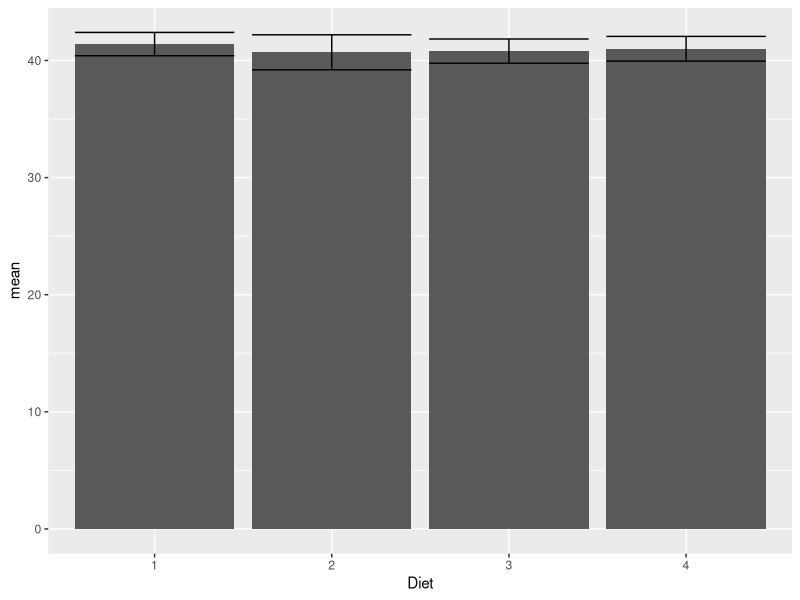
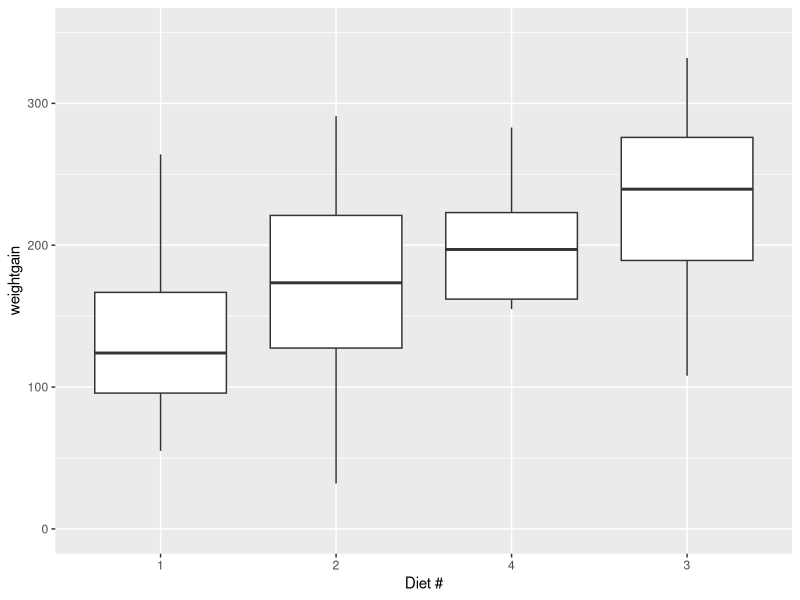
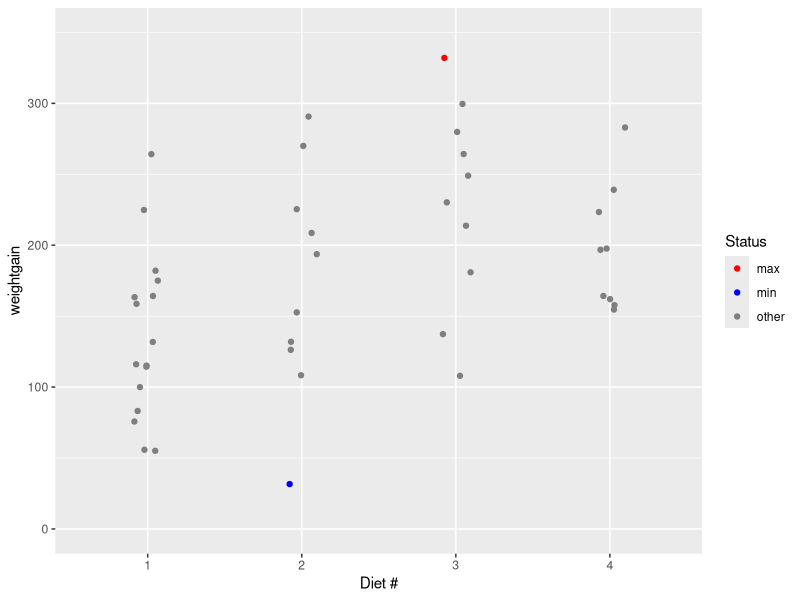
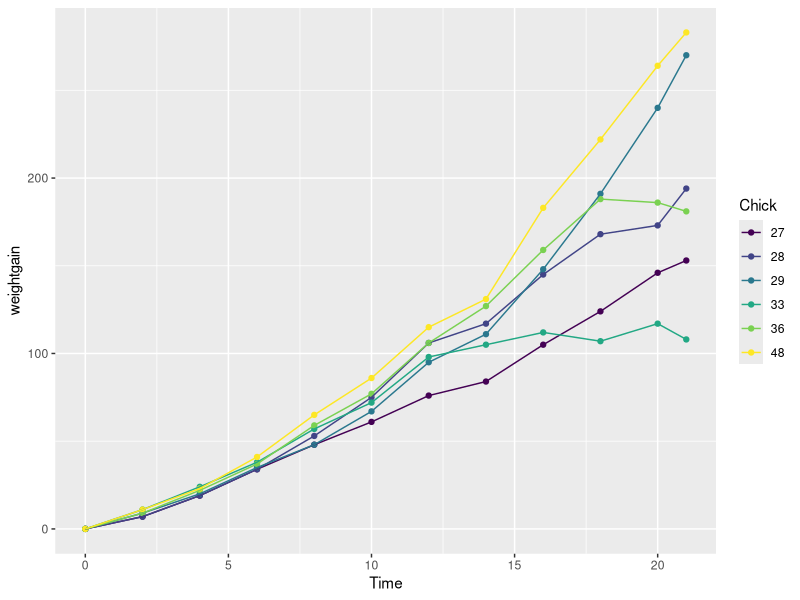
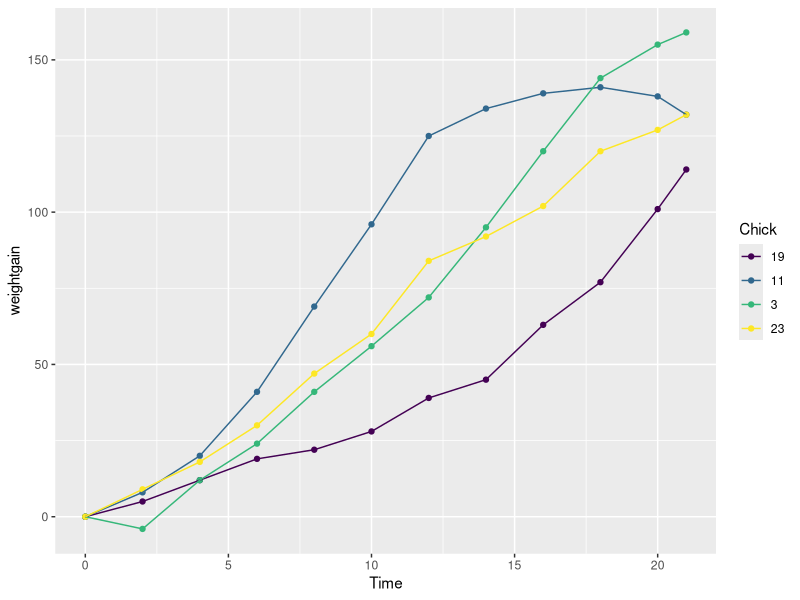
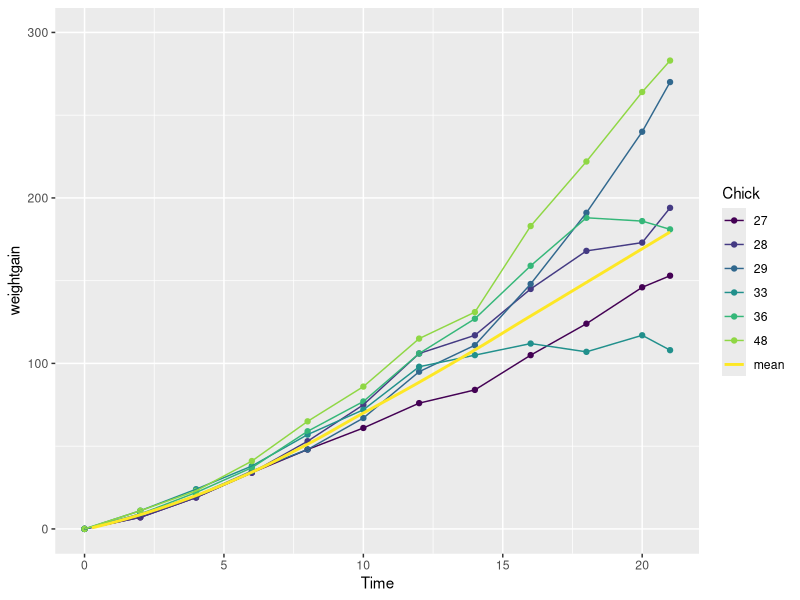
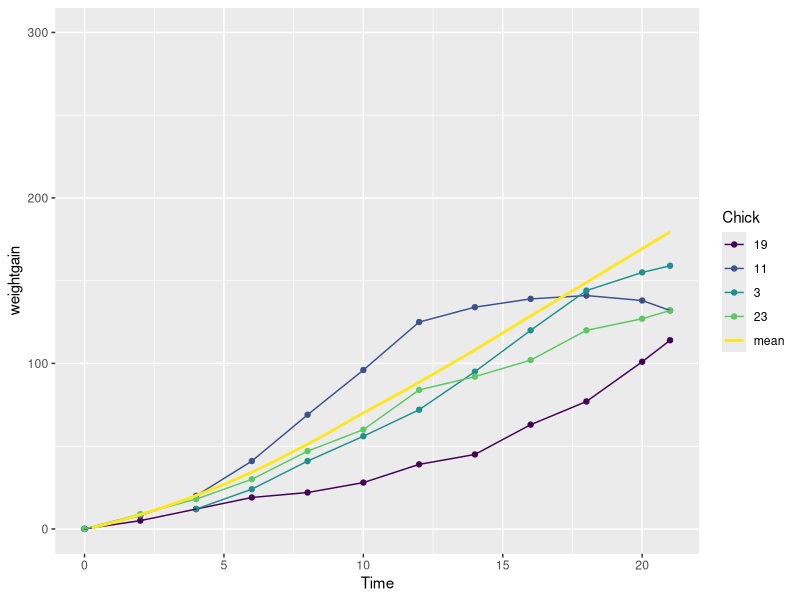
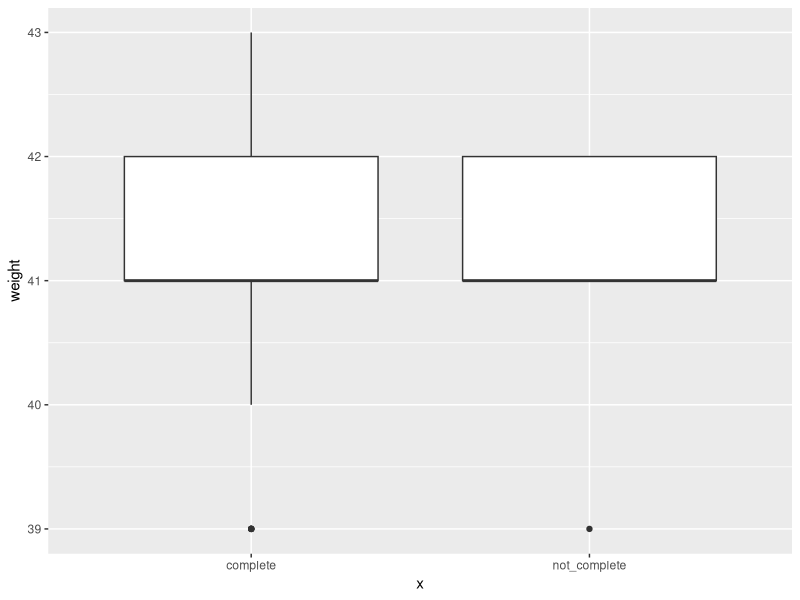

R code for these plots, in order:
## ---- chunk 1
knitr::opts_chunk$set(echo = TRUE)
## ---- chunk 2
library("ggplot2")
library("dplyr")
library("datasets")
## ---- chunk 3
data1 <- ChickWeight %>% filter(Time == 0)
weight0 <- group_by(data1, Diet) %>% summarise(n = n(), mean = mean(weight), stdv = sd(weight))
print(weight0)
## ---- chunk 4
plot1 <- ggplot(weight0, aes(x=Diet, y=mean)) + geom_bar(stat="identity") + geom_errorbar(aes(ymin=mean-stdv, ymax=mean+stdv))
plot1
## ---- chunk 5
check_complete <- group_by(ChickWeight, Chick) %>% summarise(n = n())
check_vector <- check_complete %>% filter(n == max(check_complete$n)) %>% pull(Chick)
complete <- ChickWeight %>% filter(Chick %in% check_vector)
print(complete[0:3, ])
## ---- chunk 6
complete <- group_by(complete, Chick) %>% arrange(Chick, Time) %>% mutate(weightgain = weight - first(weight))
print(complete[0:3, ])
## ---- chunk 7
data2 <- complete %>% filter(Time == 21)
plot2 <- ggplot(data2, aes(x=reorder(Diet, weightgain, FUN=median), y=weightgain)) + geom_boxplot() + ylim(0, 350) + xlab("Diet #")
plot2
## ---- chunk 8
most_growth <- data2 %>% filter(weightgain == max(data2$weightgain))
least_growth <- data2 %>% filter(weightgain == min(data2$weightgain))
summary(most_growth)
summary(least_growth)
#https://stackoverflow.com/questions/14351608/color-one-point-and-add-an-annotation-in-ggplot2
data2$highlight <- ifelse(data2$weightgain == max(data2$weightgain), "max", "other")
data2$highlight[data2$weightgain == min(data2$weightgain)] <- 'min'
data2
mycolors <- c("max" = "red", "min" = "blue", "other" = "grey50")
ggplot(data2, aes(x=Diet, y=weightgain, color=highlight)) + scale_color_manual("Status", values = mycolors) + geom_jitter(width=0.1) + ylim(0, 350) + xlab("Diet #")
## ---- chunk 9
small_chick_vector <- group_by(complete, Time) %>% filter(Time == 0) %>% mutate(min_weight = min(weight)) %>% filter(weight == min_weight) %>% pull(Chick)
big_chick_vector <- group_by(complete, Time) %>% filter(Time == 0) %>% mutate(max_weight = max(weight)) %>% filter(weight == max_weight) %>% pull(Chick)

data3 <- complete %>% filter(Chick %in% small_chick_vector)
data4 <- complete %>% filter(Chick %in% big_chick_vector)
plot3 <- ggplot(data3, aes(x=Time, y=weightgain)) + geom_point(aes(color=Chick)) + geom_line(aes(color=Chick))
plot4 <- ggplot(data4, aes(x=Time, y=weightgain)) + geom_point(aes(color=Chick)) + geom_line(aes(color=Chick))
plot3
plot4
## ---- chunk 10
data5 <- group_by(complete, Time) %>% summarise(mean = mean(weightgain))
plot3 + geom_smooth(data=data5, aes(x=Time, y=mean, color="mean"), se=F) + ylim(0, 300)
plot4 + geom_smooth(data=data5, aes(x=Time, y=mean, color="mean"), se=F) + ylim(0, 300)
## ---- chunk 11
#explore growth of pigs that do not have complete records.
check_complete <- group_by(ChickWeight, Chick) %>% summarise(n = n())
check_vector <- check_complete %>% filter(n == max(check_complete$n)) %>% pull(Chick)
not_complete <- group_by(ChickWeight, Chick) %>% filter(!(Chick %in% check_vector)) %>% arrange(Chick, Time) %>% mutate(weightgain = weight - first(weight))
#nrow(not_complete)
ggplot() + geom_boxplot(data=complete[complete$Time == 0, ], aes(x="complete", y=weight)) + geom_boxplot(data=not_complete[not_complete$Time == 0, ], aes(x="not_complete", y=weight))

ggplot(not_complete, aes(x=Time, y=weightgain)) + geom_point(aes(color=Chick)) + geom_line(aes(color=Chick)) + geom_smooth(data=data5, aes(x=Time, y=mean, color="mean"), se=F) + ylim(0, 300)
